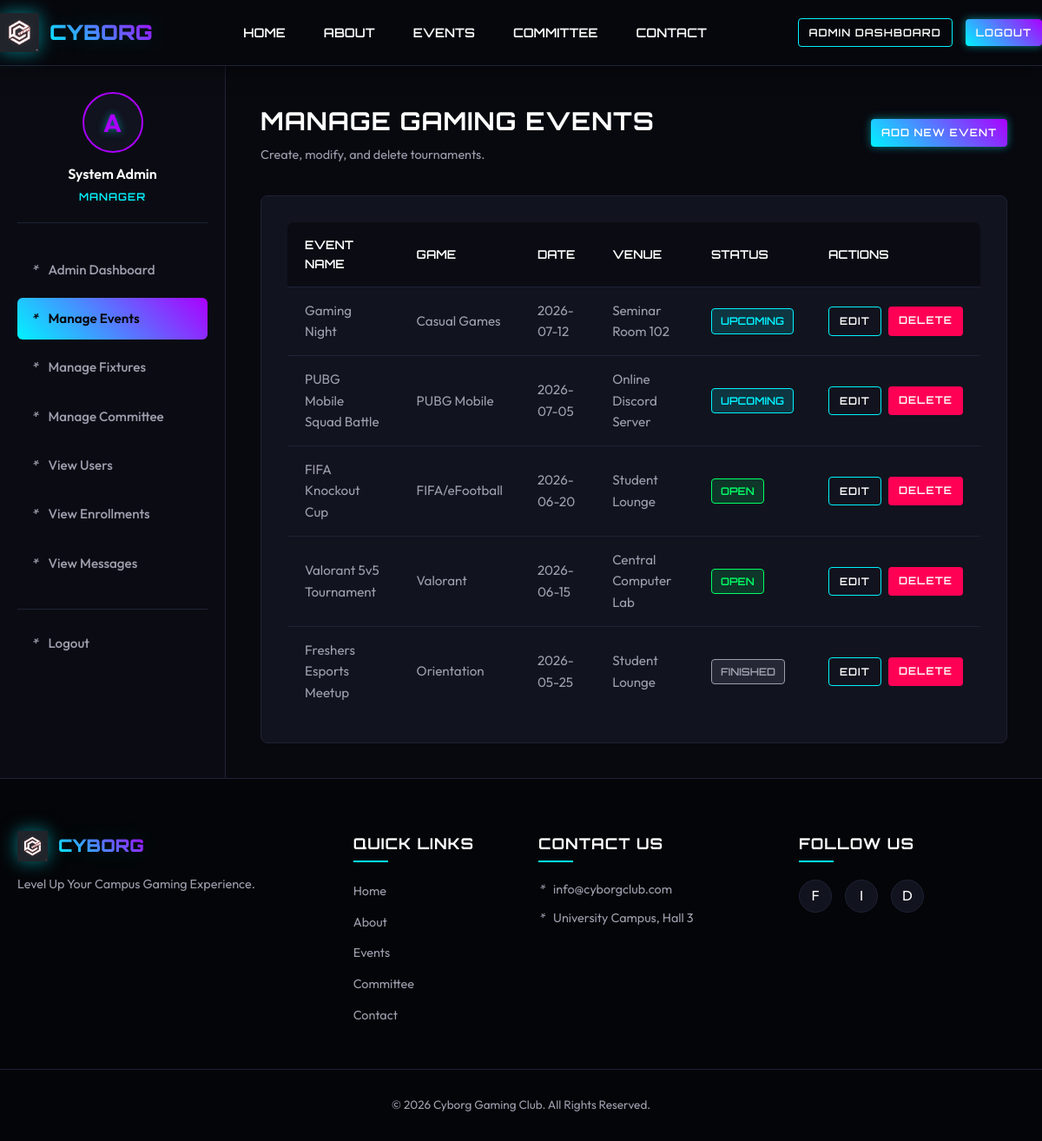
/admin/manage_events.php (signed in), run on the app's committed database.
### tables this page shows
CREATE TABLE events (
    id INT AUTO_INCREMENT PRIMARY KEY,
    event_name VARCHAR(150) NOT NULL,
    game_name VARCHAR(100) NOT NULL,
    event_date DATE NOT NULL,
    event_time TIME NOT NULL,
    venue VARCHAR(150) NOT NULL,
    description TEXT,
    rules TEXT,
    prize VARCHAR(150),
    status ENUM('open','upcoming','finished') NOT NULL DEFAULT 'open',
    created_at DATETIME NOT NULL DEFAULT CURRENT_TIMESTAMP
);

### includes/helpers.php (called while the page is built, shortened)
<?php
function h($value) {
    return htmlspecialchars((string)$value, ENT_QUOTES, "UTF-8");
}
function badge_class($status) {
    $status = strtolower((string)$status);
    if ($status === "open" || $status === "active") {
        return "badge-active";
    }
    if ($status === "finished" || $status === "closed" || $status === "completed") {
        return "badge-finished";
    }
    return "badge-upcoming";
}
?>

### admin/manage_events.php (the view, shortened to what this page needs)
<?php
require_once __DIR__ . "/../includes/admin_check.php";
include __DIR__ . "/../includes/header.php";
$events = mysqli_query($conn, "SELECT * FROM events ORDER BY event_date DESC");
?>
<div class="dashboard-wrapper">
    <?php include __DIR__ . "/../includes/admin_sidebar.php"; ?>
    <main class="db-content">
        <div class="db-header"><div><h1 class="db-title">Manage Gaming Events</h1><p class="db-subtitle">Create, modify, and delete tournaments.</p></div><a href="add_event.php" class="btn btn-primary btn-sm">Add New Event</a></div>
        <div class="db-panel">
            <div class="table-responsive" style="margin-top: 0; border: none;">
                <table class="data-table">
                    <thead><tr><th>Event Name</th><th>Game</th><th>Date</th><th>Venue</th><th>Status</th><th>Actions</th></tr></thead>
                    <tbody>
                    <?php while ($event = mysqli_fetch_assoc($events)): ?>
                        <tr><td><?php echo h($event["event_name"]); ?></td><td><?php echo h($event["game_name"]); ?></td><td><?php echo h($event["event_date"]); ?></td><td><?php echo h($event["venue"]); ?></td><td><span class="badge <?php echo badge_class($event["status"]); ?>"><?php echo h($event["status"]); ?></span></td><td><div class="table-actions"><a class="btn btn-secondary btn-sm" href="edit_event.php?id=<?php echo (int)$event["id"]; ?>">Edit</a><a class="btn btn-danger btn-sm" href="delete_event.php?id=<?php echo (int)$event["id"]; ?>" onclick="return confirm('Delete this event?');">Delete</a></div></td></tr>
                    <?php endwhile; ?>
                    </tbody>
                </table>
            </div>
        </div>
    </main>
</div>
<?php include __DIR__ . "/../includes/footer.php"; ?>

### assets/css/main.css (style rules this page uses)
:root { --bg-main: #07080d; --bg-card: #11131e; --bg-card-hover: #181b2b; --color-primary: #00f3ff; --color-secondary: #ab00ff; --color-text-white: #ffffff; --color-text-gray: #9d9fae; --color-text-dark: #07080d; --color-danger: #ff0055; --color-success: #00ff66; --border-color: #1e2235; --font-heading: 'Orbitron', sans-serif; --font-body: 'Outfit', sans-serif; --glow-cyan: 0 0 10px rgba(0, 243, 255, 0.5); --glow-purple: 0 0 10px rgba(171, 0, 255, 0.5); --transition-speed: 0.3s; }
* { box-sizing: border-box; margin: 0; padding: 0; }
body { background-color: var(--bg-main); color: var(--color-text-gray); font-family: var(--font-body); line-height: 1.6; overflow-x: hidden; min-height: 100vh; display: flex; flex-direction: column; }
h1, h2, h3, h4, h5, h6 { font-family: var(--font-heading); color: var(--color-text-white); letter-spacing: 1px; font-weight: 700; }
a { color: var(--color-primary); text-decoration: none; transition: all var(--transition-speed) ease; }
main { flex: 1; padding: 40px 0; }
.btn { display: inline-block; padding: 10px 24px; font-family: var(--font-heading); font-weight: 600; font-size: 0.85rem; text-transform: uppercase; text-align: center; border: none; border-radius: 4px; cursor: pointer; transition: all var(--transition-speed) ease; letter-spacing: 1px; }
.btn-primary { background: linear-gradient(45deg, var(--color-primary), var(--color-secondary)); color: var(--color-text-white); box-shadow: var(--glow-cyan); }
.btn-secondary { background-color: transparent; color: var(--color-text-white); border: 1px solid var(--color-primary); }
.btn-danger { background-color: var(--color-danger); color: var(--color-text-white); }
.btn-sm { padding: 6px 12px; font-size: 0.75rem; }
.table-responsive { overflow-x: auto; margin-top: 20px; background-color: var(--bg-card); border: 1px solid var(--border-color); border-radius: 8px; }
.data-table { width: 100%; border-collapse: collapse; text-align: left; }
.data-table th { background-color: rgba(7, 8, 13, 0.6); color: var(--color-text-white); font-family: var(--font-heading); font-size: 0.85rem; font-weight: 600; text-transform: uppercase; padding: 15px 20px; border-bottom: 1px solid var(--border-color); }
.data-table td { padding: 15px 20px; border-bottom: 1px solid var(--border-color); color: var(--color-text-gray); font-size: 0.95rem; }
.data-table tbody tr:last-child td { border-bottom: none; }
.badge { display: inline-block; padding: 4px 10px; font-size: 0.75rem; font-family: var(--font-heading); font-weight: 600; border-radius: 4px; text-transform: uppercase; }
.badge-upcoming { background-color: rgba(0, 243, 255, 0.15); color: var(--color-primary); border: 1px solid var(--color-primary); }
.badge-active { background-color: rgba(0, 255, 102, 0.15); color: var(--color-success); border: 1px solid var(--color-success); }
.badge-finished { background-color: rgba(157, 159, 174, 0.15); color: var(--color-text-gray); border: 1px solid var(--color-text-gray); }

### css/dashboard.css (style rules this page uses)
.dashboard-wrapper { display: grid; grid-template-columns: 260px 1fr; min-height: calc(100vh - 78px - 310px); }
.db-content { padding: 40px; background-color: #08090f; }
.db-header { display: flex; justify-content: space-between; align-items: center; margin-bottom: 35px; }
.db-title { font-size: 1.8rem; text-transform: uppercase; }
.db-subtitle { font-size: 0.9rem; color: var(--color-text-gray); margin-top: 5px; }
.db-panel { background-color: var(--bg-card); border: 1px solid var(--border-color); border-radius: 8px; padding: 30px; }
.table-actions { display: flex; gap: 8px; }

### data on the page
events: event_name "Gaming Night", game_name "Casual Games", event_date "2026-07-12", venue "Seminar Room 102", status "UPCOMING"
events: event_name "PUBG Mobile Squad Battle", game_name "PUBG Mobile", event_date "2026-07-05", venue "Online Discord Server", status "UPCOMING"
events: event_name "FIFA Knockout Cup", game_name "FIFA/eFootball", event_date "2026-06-20", venue "Student Lounge", status "OPEN"
events: event_name "Valorant 5v5 Tournament", game_name "Valorant", event_date "2026-06-15", venue "Central Computer Lab", status "OPEN"
events: event_name "Freshers Esports Meetup", game_name "Orientation", event_date "2026-05-25", venue "Student Lounge", status "FINISHED"
